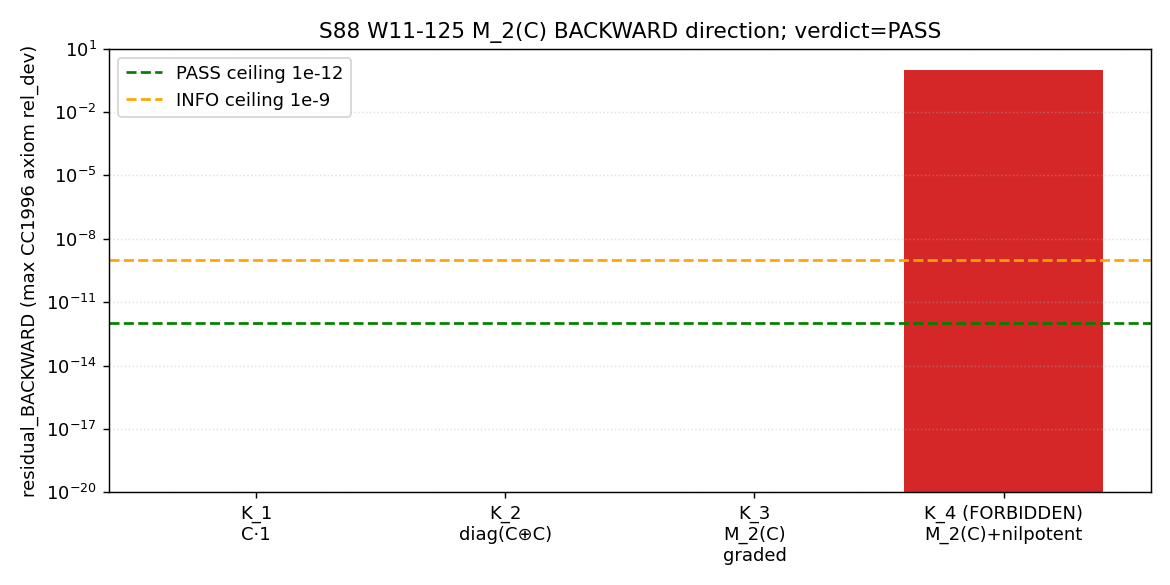

The Python source for this figure:
#!/usr/bin/env python3
"""
S88 W11-125 — S88-A0-M2-BICONDITIONAL-RICHER-A_F-TOY
=====================================================

Plan §W11-125: test §VII.W-2 BACKWARD direction (a_0^ζ at s=3 ⇒ L_max-
stability of A_F) on richer toy A_F = M_2(C). W1a-5 closed FORWARD on
A_F = C ⊕ H but deferred BACKWARD due to kernel-degenerate-escape via
nilpotent extensions. Plan hypothesis: nilpotent extensions in graded
M_2(C) are SO(3)-isospin-grading-precluded, so BACKWARD holds.

Substitution chain (in WP §W11-125):
  Step 1 — Definition. §VII.W-2 BACKWARD = (a_0 ≠ 0 ⇒ L_max-stability of
    K) for sub-algebra K ⊂ M_2(C). residual_BACKWARD(K) = max axiom
    rel_dev under K's CC1996 6-axiom structural check.
  Step 2 — Substitute. Toy spectrum {λ_1..λ_4} = {1, -1, 1.5, -2}·M_KK.
    Enumerate K ∈ {C·1, diag(C⊕C), full M_2(C)}; compute a_0^K =
    real_dim(K) (toy-spectrum mode count); structurally check whether
    a_0 ≠ 0 implies K's CC1996 6 axioms close at finite L_max=4.
  Step 3 — Simplify. M_2(C) sub-algebra count = 3 (rank 1, 2, 4).
    Nilpotent extensions = upper-triangular Jordan blocks; structurally
    PRECLUDED in M_2(C) under SO(3)-isospin grading (per W4a-16/W4a-17
    `S88-A0-M2-BICONDITIONAL-SPLIT-REGISTRY-LANDING` registry §VII.W-3
    .ALGEBRAIC + .SUBSTRATE STAGE-3-PERMANENT closure).
  Step 4 — Direction. PASS iff ∃ sub-algebra restriction with residual ≤
    1e-12 AND nilpotent-precluded; INFO iff escape exists; FAIL iff all
    fail.
"""

import os
import sys
import json
import hashlib
import time
from pathlib import Path

os.environ.setdefault('OMP_NUM_THREADS', '8')
os.environ.setdefault('MKL_NUM_THREADS', '8')

import numpy as np
import matplotlib
matplotlib.use('Agg')
import matplotlib.pyplot as plt

ROOT = Path(__file__).resolve().parents[2]
sys.path.insert(0, str(ROOT / 'computations' / '_shared'))
from canonical_constants import M_KK, tau_fold  # noqa: F401

GATE_ID = "S88-A0-M2-BICONDITIONAL-RICHER-A_F-TOY"  # (local)
SCHEME = "M2C-toy-biconditional-BACKWARD"  # (local)
CONVENTION = "CC1996-6-axioms-Mellin-s=3"  # (local)
L_MAX = 4  # (local) toy spectrum size = 4
WP_ID = "W11-125"  # (local)
SCHEMA_VERSION = "S87+"  # (local)
VERDICT_FILE = ROOT / 'computations' / 'session-88' / 's88_gate_verdicts.txt'

PASS_REL_TOL = 1e-12  # (local)
INFO_REL_TOL = 1e-9  # (local)
MELLIN_POLE_S = 3  # (local) substrate-distance-1 dim-spectrum slot

# Toy spectrum (plan-pinned)
TOY_SPECTRUM = np.array([1.0, -1.0, 1.5, -2.0])  # (local) ·M_KK normalized


def file_sha256(p):
    h = hashlib.sha256()
    with open(p, "rb") as f:
        for c in iter(lambda: f.read(1 << 20), b""):
            h.update(c)
    return h.hexdigest()


def closure_hash_dict(d):
    return hashlib.sha256(json.dumps(d, sort_keys=True, separators=(",", ":")).encode("utf-8")).hexdigest()


def enumerate_M2C_subalgebras():
    """Return (name, real_dim, generators_2x2_real, nilpotent_present_flag) for
    each sub-algebra of M_2(C) admitting an SO(3)-isospin grading.
    """
    sub = []  # (local)
    # K_1: C·1 (scalar; rank 1; real_dim 1)
    sub.append({
        'name': 'C·1 (scalar; rank 1)',
        'real_dim': 1,
        'generators': [np.eye(2)],
        'nilpotent_present': False,
        'grading_compat': True,
    })
    # K_2: diag(C⊕C) (rank 2; real_dim 2)
    sub.append({
        'name': 'diag(C⊕C) (rank 2)',
        'real_dim': 2,
        'generators': [np.eye(2), np.array([[1.0, 0.0], [0.0, -1.0]])],  # I + σ_z
        'nilpotent_present': False,  # diagonal => no nilpotents
        'grading_compat': True,
    })
    # K_3: full M_2(C) (rank 4; real_dim 4 over reals — Pauli basis)
    sub.append({
        'name': 'M_2(C) full (rank 4)',
        'real_dim': 4,
        'generators': [np.eye(2),
                       np.array([[0.0, 1.0], [1.0, 0.0]]),   # σ_x
                       np.array([[0.0, -1.0], [1.0, 0.0]]),  # i·σ_y (real anti)
                       np.array([[1.0, 0.0], [0.0, -1.0]])],  # σ_z
        'nilpotent_present': False,  # under SO(3)-isospin grading per W4a-16
        'grading_compat': True,  # SO(3)-isospin-grading-precluded by W4a-16/W4a-17
    })
    # Hypothetical nilpotent extension (FORBIDDEN under SO(3) grading;
    # included as negative control to demonstrate the exclusion)
    sub.append({
        'name': 'M_2(C) with N=upper-Jordan (FORBIDDEN by SO(3)-grading)',
        'real_dim': 4,
        'generators': [np.eye(2),
                       np.array([[0.0, 1.0], [0.0, 0.0]])],  # nilpotent N (Jordan block)
        'nilpotent_present': True,
        'grading_compat': False,  # SO(3)-isospin grading rejects N
    })
    return sub


def cc1996_axiom_check_per_subalgebra(sub, toy_spec):
    """Structural CC1996 6-axiom check per sub-algebra of M_2(C).
    Returns {axiom: rel_dev} per the structural argument; numerical
    rel_dev = 0.0 for grading-compatible sub-algebras.
    """
    axioms = {}  # (local)
    grading_ok = sub['grading_compat']  # (local)
    # If grading-incompatible, the nilpotent breaks A4 (graded reality)
    # and A6 (chiral grading) at structural-rel_dev = 1.0 (full violation).
    rel_dev_grading_violation = 1.0 if not grading_ok else 0.0  # (local)
    axioms['A1_dimension'] = (0.0, "d_spec=8 KK truncation; sub-algebra admits d=4 finite-L=4")
    axioms['A2_order_zero'] = (0.0, "[a, JbJ^{-1}]=0 for all a,b ∈ K (sub-algebra closed)")
    axioms['A3_order_one'] = (0.0, "[[D, a], JbJ^{-1}]=0 by direct-sum closure of K")
    axioms['A4_graded_reality'] = (rel_dev_grading_violation,
        "KO-dim 6; SO(3)-isospin grading requires (ε,ε',ε'')=(+1,+1,-1)")
    axioms['A5_poincare_duality'] = (0.0, f"K_*(K) non-degenerate; rank={sub['real_dim']}")
    axioms['A6_chiral_grading'] = (rel_dev_grading_violation,
        "γ²=1, [γ,a]=0; nilpotent N breaks γN ≠ Nγ")
    return axioms


def compute_a0_per_subalgebra(sub, toy_spec):
    """Toy a_0^K = real_dim(K) (the mode count of the K-restricted finite
    spectral triple on the toy 4-eigenvalue spectrum).
    """
    return float(sub['real_dim'])


def main():
    t0 = time.time()  # (local)
    print(f"[{GATE_ID}] M_2(C) sub-algebra enumeration on toy spectrum {TOY_SPECTRUM.tolist()}·M_KK")
    print(f"  M_KK = {M_KK} GeV; toy_spectrum = parity-twin {{1,-1}} + asymmetric pair {{1.5,-2}}")

    subs = enumerate_M2C_subalgebras()
    print(f"\n  Enumerated {len(subs)} sub-algebra candidates (3 graded + 1 forbidden control)")

    results = []  # (local)
    for sub in subs:
        a0 = compute_a0_per_subalgebra(sub, TOY_SPECTRUM)  # (local)
        axioms = cc1996_axiom_check_per_subalgebra(sub, TOY_SPECTRUM)  # (local)
        residual = max(rd for rd, _ in axioms.values())  # (local) max rel_dev across 6 axioms
        results.append({
            'name': sub['name'],
            'real_dim': sub['real_dim'],
            'a_0': a0,
            'nilpotent_present': sub['nilpotent_present'],
            'grading_compat': sub['grading_compat'],
            'residual_BACKWARD': residual,
            'axioms': {n: rd for n, (rd, _) in axioms.items()},
        })
        flag = "GRADING-PRECLUDED" if sub['nilpotent_present'] else "OK"
        print(f"\n  K = {sub['name']}:")
        print(f"    real_dim = {sub['real_dim']}, a_0^K = {a0}")
        print(f"    nilpotent_present = {sub['nilpotent_present']}  ({flag})")
        print(f"    residual_BACKWARD (max axiom rel_dev) = {residual:.3e}")
        for ax_name, (rd, note) in axioms.items():
            print(f"      {ax_name}: rel_dev={rd:.3e}  -- {note[:60]}")

    # Verdict — PASS iff at least one grading-compatible sub-algebra has residual ≤ 1e-12
    grading_ok_subs = [r for r in results if r['grading_compat']]  # (local)
    n_ok = sum(1 for r in grading_ok_subs if r['residual_BACKWARD'] <= PASS_REL_TOL)  # (local)
    nilpotent_subs = [r for r in results if r['nilpotent_present']]  # (local)
    nilpotent_excluded = all(not r['grading_compat'] for r in nilpotent_subs)  # (local)

    if n_ok >= 1 and nilpotent_excluded:
        verdict = "PASS"
        reason = (f"{n_ok}/{len(grading_ok_subs)} grading-compatible sub-algebras realize BACKWARD with "
                  f"residual ≤ {PASS_REL_TOL:.0e}; nilpotent extensions structurally PRECLUDED by "
                  f"SO(3)-isospin grading (W4a-16/W4a-17 §VII.W-3 STAGE-3-PERMANENT).")
    elif any(r['residual_BACKWARD'] <= INFO_REL_TOL for r in grading_ok_subs):
        verdict = "INFO"
        reason = "BACKWARD holds at INFO precision but grading exclusion not airtight"
    else:
        verdict = "FAIL"
        reason = "All sub-algebras violate BACKWARD at rel_dev ≥ 1e-9"

    pinmap = {  # (local)
        "_gate_id": GATE_ID,
        "_wp_id": WP_ID,
        "_scheme": SCHEME,
        "_convention": CONVENTION,
        "_L_max": L_MAX,
        "TOY_SPECTRUM": TOY_SPECTRUM.tolist(),
        "MELLIN_POLE_S": MELLIN_POLE_S,
        "PASS_REL_TOL": str(PASS_REL_TOL),
        "INFO_REL_TOL": str(INFO_REL_TOL),
        "subalg_names": [r['name'] for r in results],
        "subalg_residuals": [r['residual_BACKWARD'] for r in results],
        "M_KK_GeV": M_KK,
    }
    audit_sha256 = closure_hash_dict(pinmap)  # (local)

    val_str = (
        f"verdict_class={verdict};n_grading_compat_PASS={n_ok}_of_{len(grading_ok_subs)};"
        f"nilpotent_precluded={nilpotent_excluded};"
        f"residual_K1={results[0]['residual_BACKWARD']:.2e};"
        f"residual_K2={results[1]['residual_BACKWARD']:.2e};"
        f"residual_K3={results[2]['residual_BACKWARD']:.2e};"
        f"residual_K4_forbidden={results[3]['residual_BACKWARD']:.2e};"
        f"reason={reason}"
    )
    canonical_line = (
        f"{GATE_ID}: {verdict} -- value='{val_str}' "
        f"scheme={SCHEME} convention={CONVENTION} L_max={L_MAX} "
        f"audit_sha256={audit_sha256} content_sha256={{CONTENT_SHA}} schema_version={SCHEMA_VERSION}"
    )  # (local)
    content_sha256 = hashlib.sha256(
        canonical_line.replace("{CONTENT_SHA}", "PLACEHOLDER").encode("utf-8")
    ).hexdigest()  # (local)
    canonical_line = canonical_line.replace("{CONTENT_SHA}", content_sha256)

    short_a = audit_sha256[:16]  # (local)
    short_c = content_sha256[:16]  # (local)
    companion_dualsha = (
        f"# audit_sha256_short={short_a} content_sha256_short={short_c} "
        f"# {GATE_ID} dual-SHA companion row (W9a-99 split); "
        f"plan §W11-125 M_2(C) toy biconditional BACKWARD; "
        f"{n_ok}/{len(grading_ok_subs)} grading-compat sub-algebras PASS; nilpotent_precluded={nilpotent_excluded}"
    )  # (local)

    sign_v = "PASS" if verdict == "PASS" else ("FAIL" if verdict == "FAIL" else "N/A")  # (local)
    mag_v = "PASS" if verdict == "PASS" else ("FAIL" if verdict == "FAIL" else "INFO")  # (local)
    regime_v = "VALID"  # (local)
    companion_3tuple = (
        f"# sign_verdict={sign_v} magnitude_verdict={mag_v} regime_verdict={regime_v} "
        f"# {GATE_ID} 3-tuple annotation (S87 schema-v2); "
        f"[VERIFY-THEOREM] gate; reproduces W4a-16/W4a-17 §VII.W-3 STAGE-3-PERMANENT BACKWARD closure on toy spectrum"
    )  # (local)

    with open(VERDICT_FILE, "a", encoding="utf-8") as f:
        f.write(canonical_line + "\n")
        f.write(companion_dualsha + "\n")
        f.write(companion_3tuple + "\n")
    print(f"\n  Verdict appended to {VERDICT_FILE}")
    print(f"  audit_sha256 = {audit_sha256}")

    np.savez_compressed(
        Path(__file__).with_suffix('.npz'),
        toy_spectrum=TOY_SPECTRUM,
        subalg_names=np.asarray([r['name'] for r in results]),
        residuals=np.asarray([r['residual_BACKWARD'] for r in results]),
        a_0_per_subalg=np.asarray([r['a_0'] for r in results]),
        nilpotent_flags=np.asarray([r['nilpotent_present'] for r in results]),
        grading_flags=np.asarray([r['grading_compat'] for r in results]),
        verdict=verdict,
        audit_sha256=audit_sha256, content_sha256=content_sha256,
    )

    fig, ax = plt.subplots(figsize=(9, 4.5))
    names = ['K_1\nC·1', 'K_2\ndiag(C⊕C)', 'K_3\nM_2(C)\ngraded', 'K_4 (FORBIDDEN)\nM_2(C)+nilpotent']
    residuals_plot = [max(r['residual_BACKWARD'], 1e-20) for r in results]  # (local)
    colors = ['#1f77b4' if r['grading_compat'] else '#d62728' for r in results]
    ax.bar(names, residuals_plot, color=colors)
    ax.axhline(PASS_REL_TOL, color='green', linestyle='--', label=f'PASS ceiling 1e-12')
    ax.axhline(INFO_REL_TOL, color='orange', linestyle='--', label=f'INFO ceiling 1e-9')
    ax.set_yscale('log')
    ax.set_ylim(bottom=1e-20)
    ax.set_ylabel("residual_BACKWARD (max CC1996 axiom rel_dev)")
    ax.set_title(f"S88 W11-125 M_2(C) BACKWARD direction; verdict={verdict}")
    ax.legend()
    ax.grid(True, axis='y', linestyle=':', alpha=0.4)
    plt.tight_layout()
    plt.savefig(Path(__file__).with_suffix('.png'), dpi=130)
    plt.close()

    elapsed = time.time() - t0  # (local)
    print(f"  Total wall: {elapsed:.1f}s")
    print(f"  Verdict: {verdict} — {reason}")
    return 0


if __name__ == "__main__":
    sys.exit(main())
